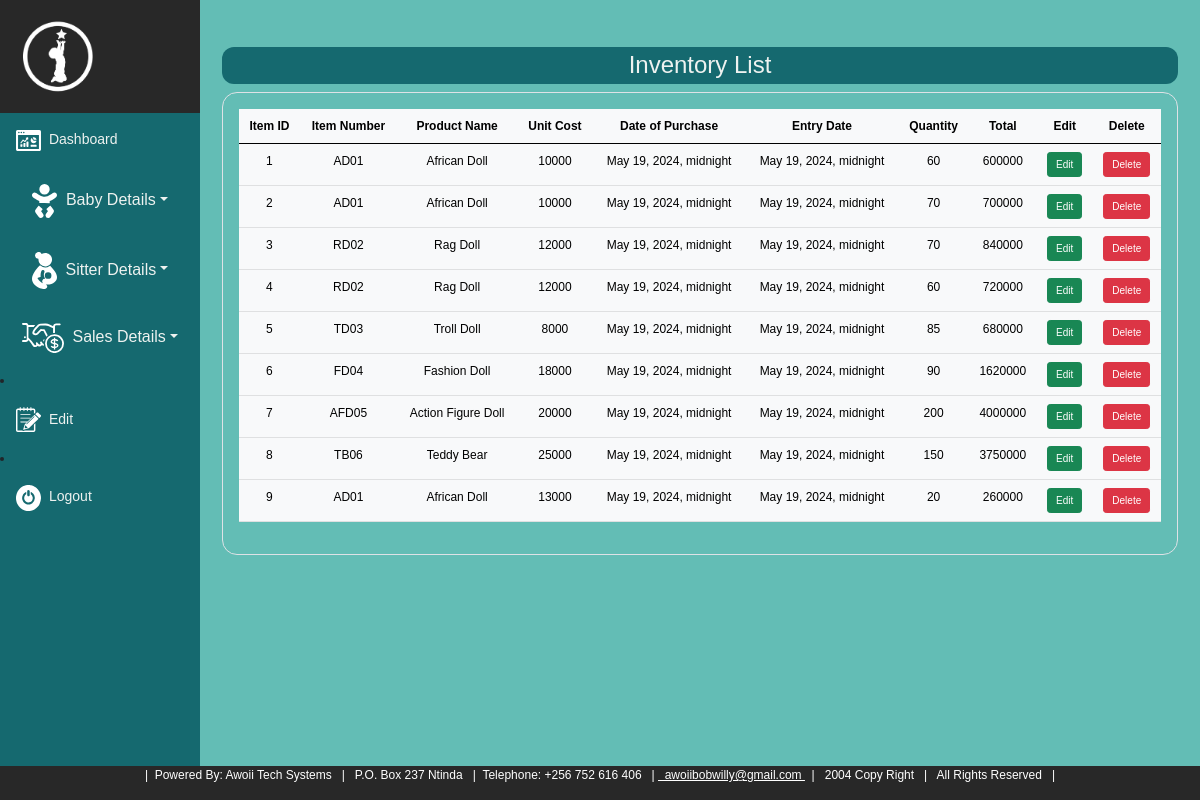
Before: /inventory/ (signed in) with the older database file.
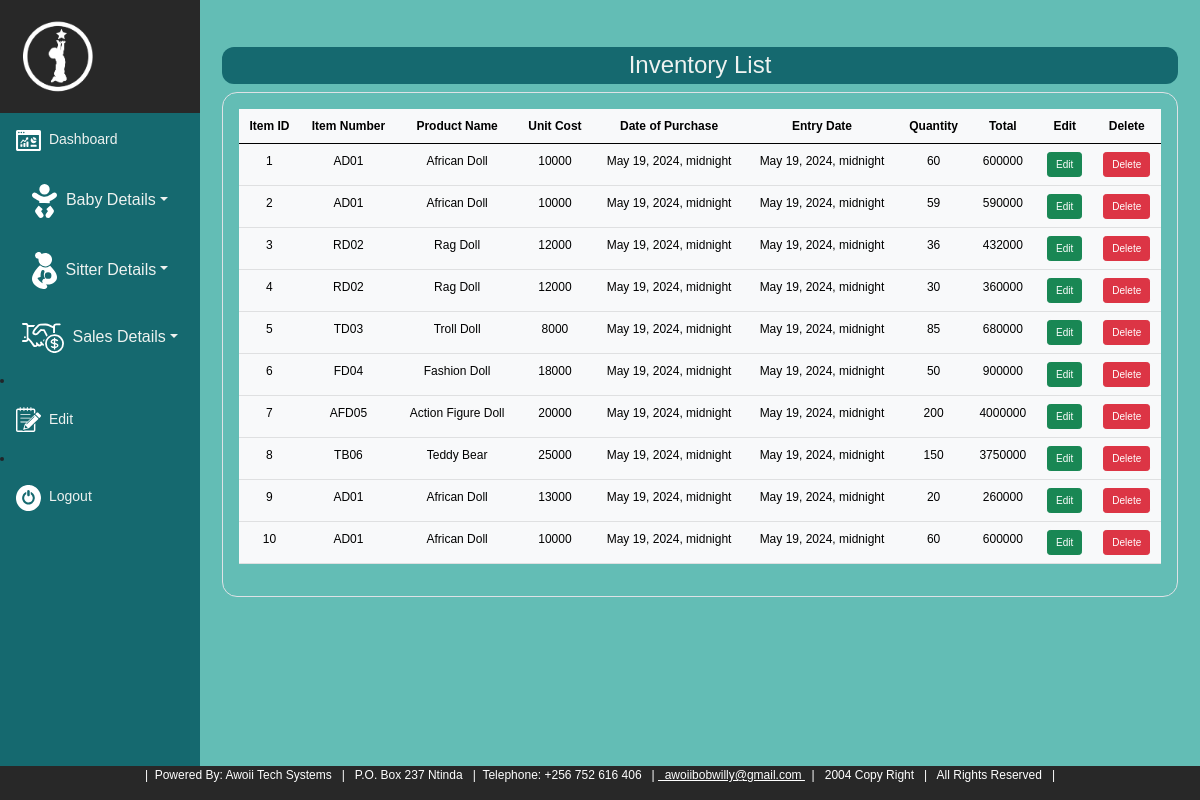
After: the same page with the newer database file.
### atsapp/models.py (models this page shows, shortened)
class Purchase(models.Model):
    po_item_number = models.CharField(max_length=20)
    po_product_name = models.CharField(max_length=50)
    po_unit_cost = models.IntegerField()
    po_purchase_date = models.DateTimeField()
    po_entry_date = models.DateTimeField()
    po_quantity = models.PositiveSmallIntegerField()
    @property
    def total(self):
        return self.po_unit_cost*self.po_quantity

### atsapp/views.py (the view)
# urls.py: path('inventory/', views.inventorylist, name='inventory'),
@login_required
def inventorylist(request):
    purchaselists = Purchase.objects.all()
    return render(request, 'atsapp/inventory.html', {'purchaselists': purchaselists})

### atsapp/templates/atsapp/inventory.html
{% extends 'atsapp/base.html' %}
{% load static %}
{% block content %}
<div class="container mt-4" style = "font-size: 12px; border-radius: 40px">
  <h4  class="infoheading">Inventory List</h4>
  <div class="border p-3 overflow-scroll" style = "border-radius: 15px;">
    <table class="table table table-hover table-light">
      <thead>
        <tr>
          <th scope="col">Item ID</th>
          <th scope="col">Item Number</th>
          <th scope="col">Product Name</th>
          <th scope="col">Unit Cost</th>
          <th scope="col">Date of Purchase</th>
          <th scope="col">Entry Date</th>
          <th scope="col">Quantity</th>
          <th scope="col">Total</th>
          <th scope="col">Edit</th>
          <th scope="col">Delete</th>
        </tr>
      </thead>
      <tbody>
        {% for purchase in purchaselists %}
        <tr>
          <td>{{ purchase.id }}</td>
          <td>{{ purchase.po_item_number }}</td>
          <td>{{ purchase.po_product_name }}</td>
          <td>{{ purchase.po_unit_cost }}</td>
          <td>{{ purchase.po_purchase_date }}</td>
          <td>{{ purchase.po_entry_date }}</td>
          <td>{{ purchase.po_quantity }}</td>
          <td>{{ purchase.total }}</td>
          <td><a class = "btn btn-sm btn-success" href="{% url 'edit_inventory' purchase.id %}" style = "font-size: 10px;">Edit</a></td>
          <td><a class = "btn btn-sm btn-danger" href= "{% url 'delete_inventory' purchase.id %}" style = "font-size: 10px;">Delete</a></td>
        </tr>
        {% endfor %}
      </tbody>
    </table>
</div>
</div>
{% endblock %}

Changed rows visible on the page:
changed Purchase id 2: po_quantity "70" → "59"; total "700000" → "590000"
changed Purchase id 3: po_quantity "70" → "36"; total "840000" → "432000"
changed Purchase id 4: po_quantity "60" → "30"; total "720000" → "360000"
changed Purchase "FD04": po_quantity "90" → "50"; total "1620000" → "900000"
added Purchase: id "10", po_item_number "AD01", po_product_name "African Doll", po_unit_cost "10000", po_purchase_date "May 19, 2024, midnight", po_entry_date "May 19, 2024, midnight", po_quantity "60", total "600000"
